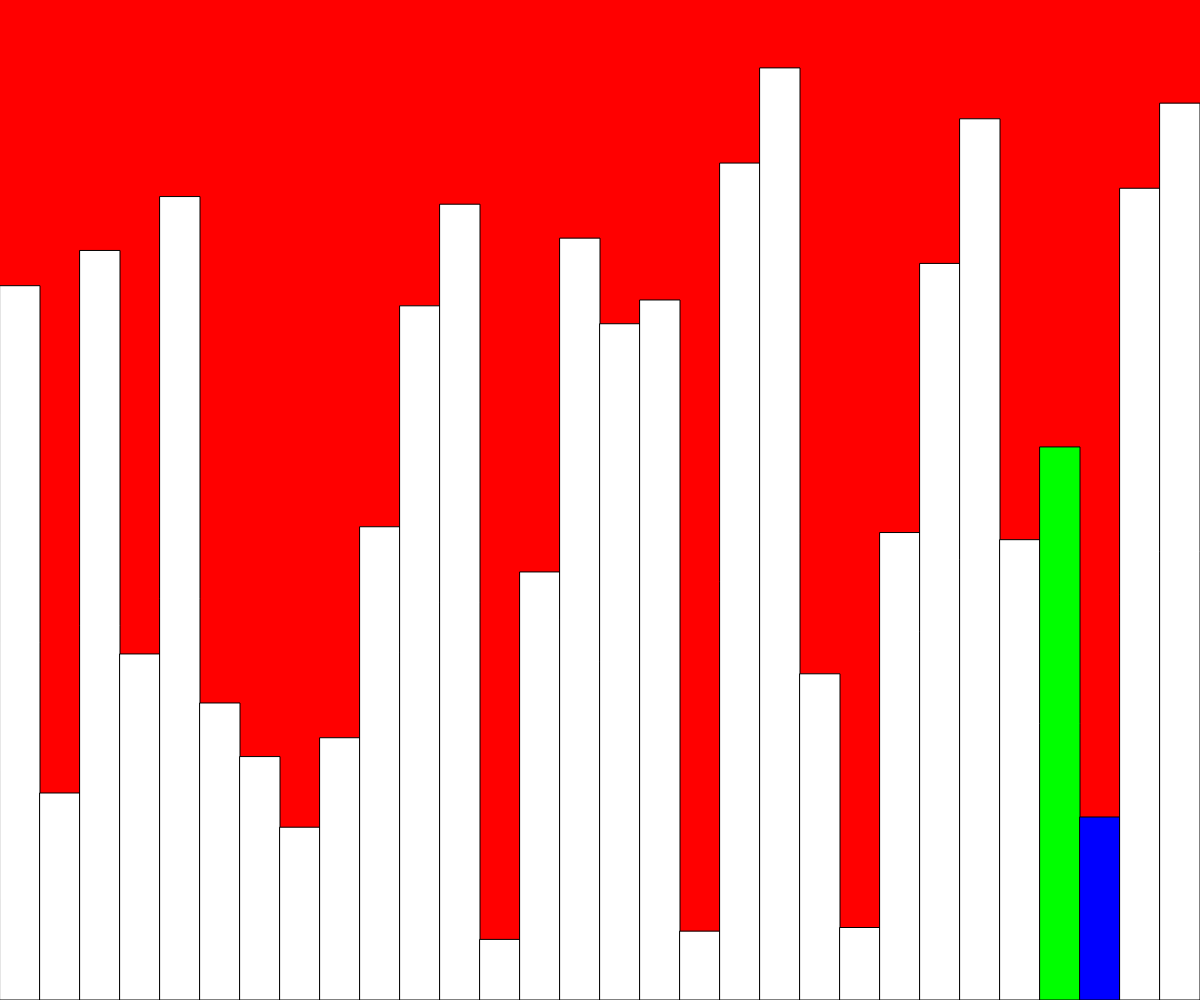
Frame 1 (no input)
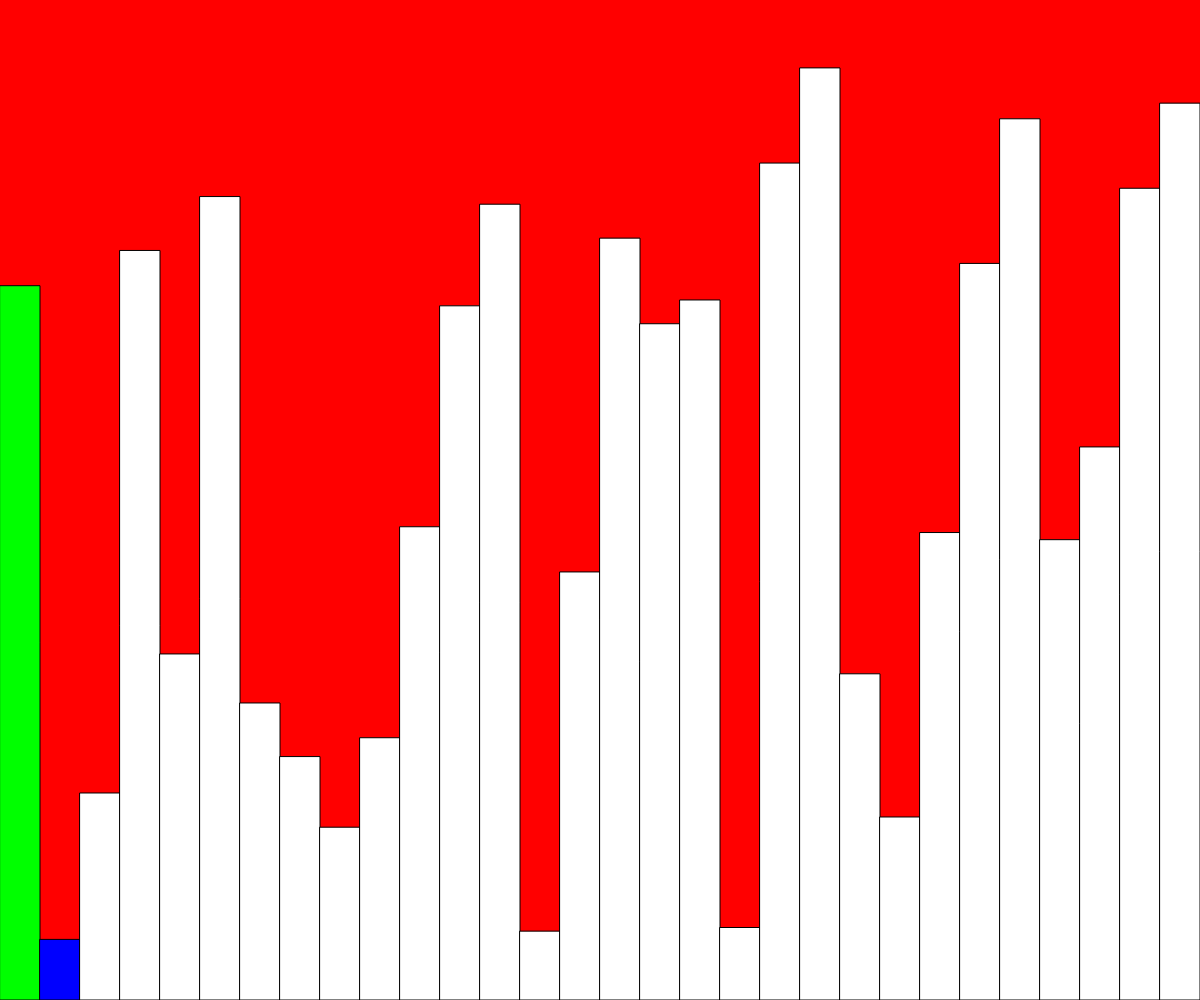
Frame 60 (no input)
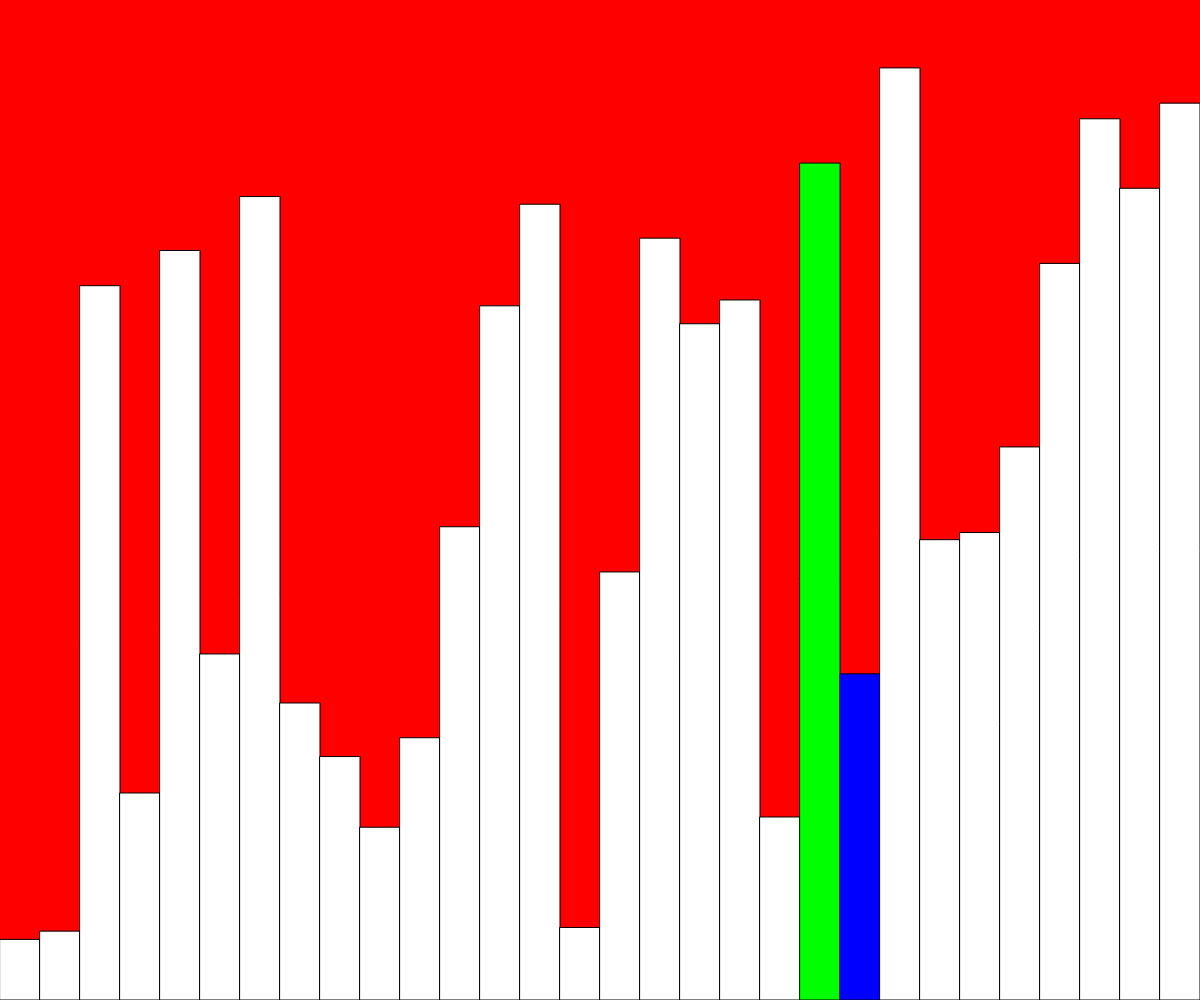
Frame 120 (the mouse pressed at the canvas centre since frame 60)

The p5.js sketch that drew these frames (run headless with seeded random() and noise() and a simulated clock; from frame 60 on, the mouse is pressed at the canvas centre):

// p5.js sketch
// ── sketch.js
let values=[];
let w=40;
let states=[];
function setup()
{
  createCanvas(windowWidth,windowHeight);
  values = new Array(floor(width/w));
  
  for(var i=0;i<values.length;i++)
  {
      values[i]=random(height);
      states[i]=-1;
  }
  bubbleSort(values);
}

async function bubbleSort(values)
{
    for(var i=values.length;i>=0;i--)
    {
        let j=values.length;
        while(j>=0)
        {
            if(values[j]>values[j+1])
            {
                states[j]=0;
                states[j+1]=1;
                await swap(values,j,j+1);
                states[j]=-1;
                states[j+1]=-1;
            }
            j--;
        } 
        if(!swap_check)
        {
            break;
        }
        
    }
}
function draw()
{
    background(255,0,0);

    for(var i=0;i<values.length;i++)
    {
        stroke(0);
        if(states[i]==0)
        {
            fill(0,255,0);
        }
        else if(states[i]==1)
        {
            fill(0,0,255);
        }
      else if(states[i]==2)
      {
        fill('orange');
      }
        else
        {
            fill(255);
        }
        rect(i * w, height - values[i], w, values[i]);
    }
}
async function swap(array,i,j)
{
    await sleep(50);
    var temp=array[i];
    array[i]=array[j];
    array[j]=temp;
    swap_check=true;
}

function sleep(ms) {
    return new Promise(resolve => setTimeout(resolve, ms));
  }
